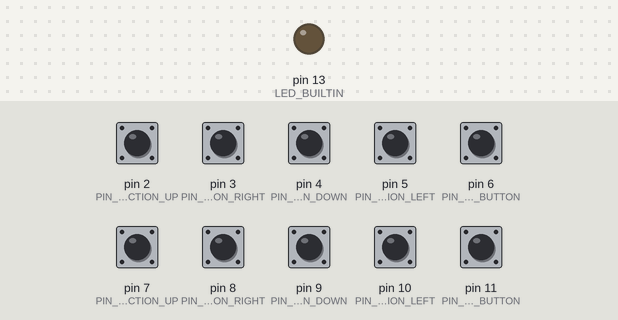
A program run on a simulated Arduino Pro Mini, built with avr-gcc and run on an emulated ATmega328P. Parts: output pins drawn as LEDs (lit = HIGH). The test bench sets the inputs (shaded band); at power-on: pin 2 (PIN_LEFTSTICK_DIRECTION_UP), pin 3 (PIN_LEFTSTICK_DIRECTION_RIGHT), pin 4 (PIN_LEFTSTICK_DIRECTION_DOWN), pin 5 (PIN_LEFTSTICK_DIRECTION_LEFT), pin 6 (PIN_LEFTSTICK_DIRECTION_BUTTON), pin 7 (PIN_RIGHTSTICK_DIRECTION_UP), pin 8 (PIN_RIGHTSTICK_DIRECTION_RIGHT), pin 9 (PIN_RIGHTSTICK_DIRECTION_DOWN), pin 10 (PIN_RIGHTSTICK_DIRECTION_LEFT), pin 11 (PIN_RIGHTSTICK_DIRECTION_BUTTON) HIGH.

Above: at 1.2 s.
1.3 s: pin 2 (PIN_LEFTSTICK_DIRECTION_UP) pulled LOW for 0.15 s
At 1.38 s:
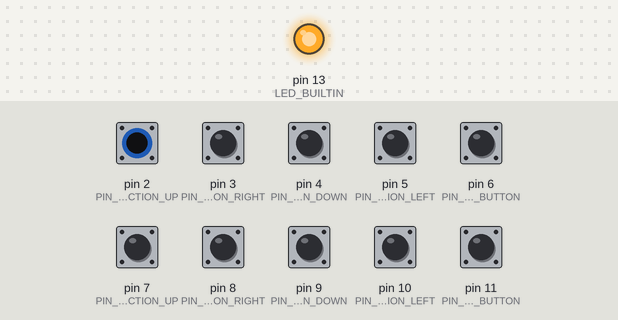
Timing chart, 0 to 4.3 s (numbered marks = the images above; inputs shaded):
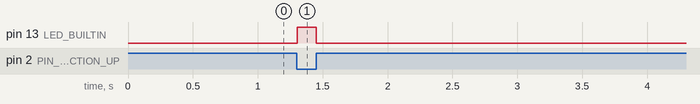

The program:

main.cpp
```cpp
#include <Arduino.h>
#include <SoftwareSerial.h>

constexpr int PIN_LEFTSTICK_DIRECTION_UP =     2;   // ORANGE on CAT6
constexpr int PIN_LEFTSTICK_DIRECTION_RIGHT =  3;   // GRREN on CAT6
constexpr int PIN_LEFTSTICK_DIRECTION_DOWN =   4;   // BLUE on CAT6
constexpr int PIN_LEFTSTICK_DIRECTION_LEFT =   5;   // BROWN on CAT6
constexpr int PIN_LEFTSTICK_DIRECTION_BUTTON = 6;   // WHITE/GREEN striped on CAT6

constexpr int PIN_RIGHTSTICK_DIRECTION_UP =     7;  // ORANGE on CAT6
constexpr int PIN_RIGHTSTICK_DIRECTION_RIGHT =  8;  // GRREN on CAT6
constexpr int PIN_RIGHTSTICK_DIRECTION_DOWN =   9;  // BLUE on CAT6
constexpr int PIN_RIGHTSTICK_DIRECTION_LEFT =   10; // BROWN on CAT6
constexpr int PIN_RIGHTSTICK_DIRECTION_BUTTON = 11; // WHITE/GREEN striped on CAT6

SoftwareSerial mainBoardSerial(A0, 12); // RX, TX

void setup()
{
    Serial.begin(115200);

    mainBoardSerial.begin(9600);

    pinMode(PIN_LEFTSTICK_DIRECTION_UP, INPUT_PULLUP);
    pinMode(PIN_LEFTSTICK_DIRECTION_RIGHT, INPUT_PULLUP);
    pinMode(PIN_LEFTSTICK_DIRECTION_DOWN, INPUT_PULLUP);
    pinMode(PIN_LEFTSTICK_DIRECTION_LEFT, INPUT_PULLUP);
    pinMode(PIN_LEFTSTICK_DIRECTION_BUTTON, INPUT_PULLUP);

    pinMode(PIN_RIGHTSTICK_DIRECTION_UP, INPUT_PULLUP);
    pinMode(PIN_RIGHTSTICK_DIRECTION_RIGHT, INPUT_PULLUP);
    pinMode(PIN_RIGHTSTICK_DIRECTION_DOWN, INPUT_PULLUP);
    pinMode(PIN_RIGHTSTICK_DIRECTION_LEFT, INPUT_PULLUP);
    pinMode(PIN_RIGHTSTICK_DIRECTION_BUTTON, INPUT_PULLUP);

    pinMode(LED_BUILTIN, OUTPUT);
    digitalWrite(LED_BUILTIN, LOW);
}

void turnOnLedIfAnyJoystickActivity(bool leftStickDirectionUp, bool leftStickDirectionRight, bool leftStickDirectionDown, bool leftStickDirectionLeft, bool leftStickButton, bool rightStickDirectionUp, bool rightStickDirectionRight, bool rightStickDirectionDown, bool rightStickDirectionLeft, bool rightStickButton);

void loop()
{
    const bool leftStickDirectionUp = !digitalRead(PIN_LEFTSTICK_DIRECTION_UP);
    const bool leftStickDirectionRight = !digitalRead(PIN_LEFTSTICK_DIRECTION_RIGHT);
    const bool leftStickDirectionDown = !digitalRead(PIN_LEFTSTICK_DIRECTION_DOWN);
    const bool leftStickDirectionLeft = !digitalRead(PIN_LEFTSTICK_DIRECTION_LEFT);
    const bool leftStickButton = !digitalRead(PIN_LEFTSTICK_DIRECTION_BUTTON);

    const bool rightStickDirectionUp = !digitalRead(PIN_RIGHTSTICK_DIRECTION_UP);
    const bool rightStickDirectionRight = !digitalRead(PIN_RIGHTSTICK_DIRECTION_RIGHT);
    const bool rightStickDirectionDown = !digitalRead(PIN_RIGHTSTICK_DIRECTION_DOWN);
    const bool rightStickDirectionLeft = !digitalRead(PIN_RIGHTSTICK_DIRECTION_LEFT);
    const bool rightStickButton = !digitalRead(PIN_RIGHTSTICK_DIRECTION_BUTTON);

    turnOnLedIfAnyJoystickActivity(leftStickDirectionUp,
        leftStickDirectionRight,
        leftStickDirectionDown,
        leftStickDirectionLeft,
        leftStickButton,
        rightStickDirectionUp,
        rightStickDirectionRight,
        rightStickDirectionDown,
        rightStickDirectionLeft,
        rightStickButton);

    // Left stick
    mainBoardSerial.print(leftStickDirectionUp);
    mainBoardSerial.print(leftStickDirectionRight);
    mainBoardSerial.print(leftStickDirectionDown);
    mainBoardSerial.print(leftStickDirectionLeft);
    mainBoardSerial.print(leftStickButton);

    // Right stick
    mainBoardSerial.print(rightStickDirectionUp);
    mainBoardSerial.print(rightStickDirectionRight);
    mainBoardSerial.print(rightStickDirectionDown);
    mainBoardSerial.print(rightStickDirectionLeft);
    mainBoardSerial.print(rightStickButton);

    mainBoardSerial.println();

    // Left stick
    // Serial.print(leftStickDirectionUp);
    // Serial.print(leftStickDirectionRight);
    // Serial.print(leftStickDirectionDown);
    // Serial.print(leftStickDirectionLeft);
    // Serial.print(leftStickDirectionButton);
    //
    // // Right stick
    // Serial.print(rightStickDirectionUp);
    // Serial.print(rightStickDirectionRight);
    // Serial.print(rightStickDirectionDown);
    // Serial.print(rightStickDirectionLeft);
    // Serial.print(rightStickDirectionButton);
    //
    // Serial.println();
}

void turnOnLedIfAnyJoystickActivity(const bool leftStickDirectionUp, const bool leftStickDirectionRight, const bool leftStickDirectionDown, const bool leftStickDirectionLeft, const bool leftStickButton,
                                    const bool rightStickDirectionUp, const bool rightStickDirectionRight, const bool rightStickDirectionDown, const bool rightStickDirectionLeft, const bool rightStickButton)
{
    if (leftStickDirectionUp || leftStickDirectionRight || leftStickDirectionDown || leftStickDirectionLeft || leftStickButton ||
        rightStickDirectionUp || rightStickDirectionRight || rightStickDirectionDown || rightStickDirectionLeft || rightStickButton)
    {
        digitalWrite(LED_BUILTIN, HIGH);
    }
    else
    {
        digitalWrite(LED_BUILTIN, LOW);
    }
}
```

Measured:
- after the input at 1.3 s, pin 13 (LED_BUILTIN): LOW → HIGH at once, → LOW 0.15 s later
